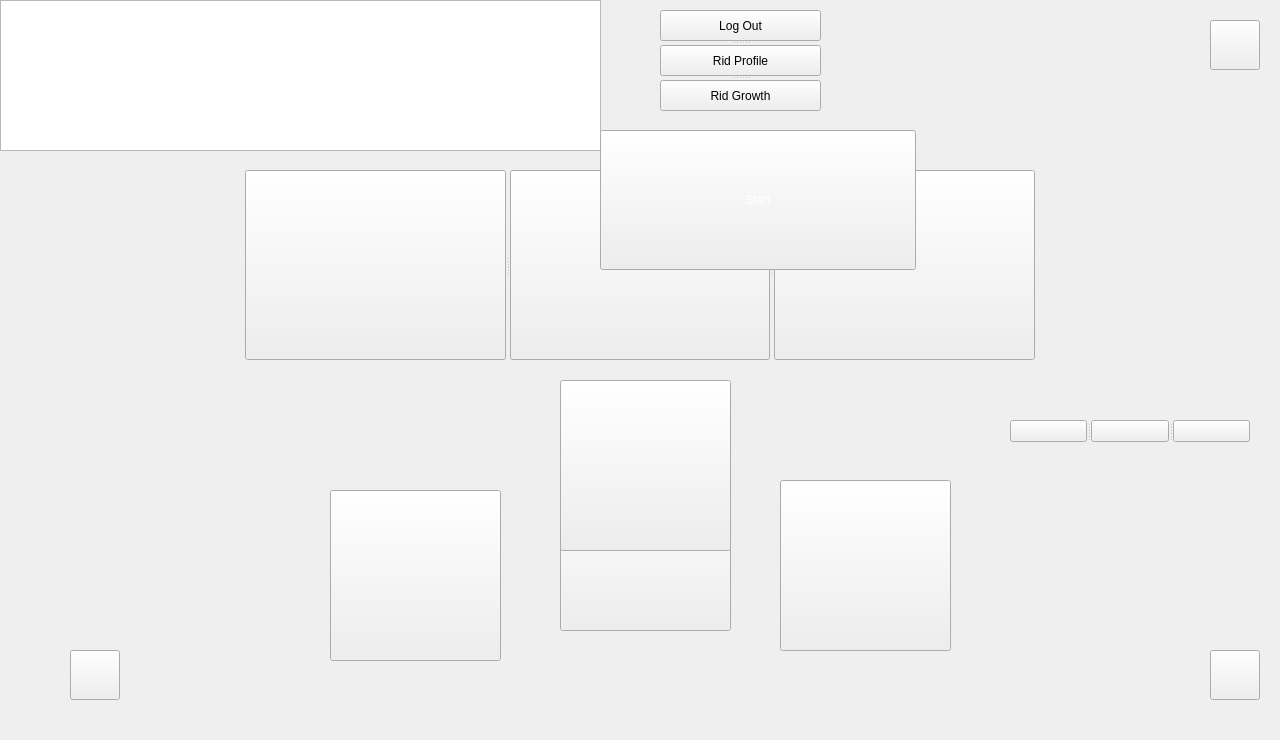
<?xml version="1.0" encoding="UTF-8"?>
<ui version="4.0">
 <class>Menu</class>
 <widget class="QWidget" name="Menu">
  <property name="geometry">
   <rect>
    <x>0</x>
    <y>0</y>
    <width>1280</width>
    <height>740</height>
   </rect>
  </property>
  <property name="windowTitle">
   <string>Form</string>
  </property>
  <widget class="QGraphicsView" name="graphicsView">
   <property name="geometry">
    <rect>
     <x>0</x>
     <y>0</y>
     <width>601</width>
     <height>151</height>
    </rect>
   </property>
  </widget>
  <widget class="QPushButton" name="howToPLay">
   <property name="geometry">
    <rect>
     <x>1210</x>
     <y>650</y>
     <width>50</width>
     <height>50</height>
    </rect>
   </property>
   <property name="styleSheet">
    <string notr="true">border-image: url(:/images/how to play.png);</string>
   </property>
   <property name="text">
    <string/>
   </property>
  </widget>
  <widget class="QPushButton" name="settings">
   <property name="geometry">
    <rect>
     <x>1210</x>
     <y>20</y>
     <width>50</width>
     <height>50</height>
    </rect>
   </property>
   <property name="styleSheet">
    <string notr="true">border-image: url(:/images/setting.png);</string>
   </property>
   <property name="text">
    <string/>
   </property>
  </widget>
  <widget class="QPushButton" name="profile">
   <property name="geometry">
    <rect>
     <x>780</x>
     <y>480</y>
     <width>171</width>
     <height>171</height>
    </rect>
   </property>
   <property name="styleSheet">
    <string notr="true">border-image: url(:/images/profile.png);</string>
   </property>
   <property name="text">
    <string/>
   </property>
  </widget>
  <widget class="QPushButton" name="top">
   <property name="geometry">
    <rect>
     <x>330</x>
     <y>490</y>
     <width>171</width>
     <height>171</height>
    </rect>
   </property>
   <property name="styleSheet">
    <string notr="true">border-image: url(:/images/top.png);</string>
   </property>
   <property name="text">
    <string/>
   </property>
  </widget>
  <widget class="QPushButton" name="back">
   <property name="geometry">
    <rect>
     <x>70</x>
     <y>650</y>
     <width>50</width>
     <height>50</height>
    </rect>
   </property>
   <property name="styleSheet">
    <string notr="true">border-image: url(:/images/back.png);</string>
   </property>
   <property name="text">
    <string/>
   </property>
  </widget>
  <widget class="QSplitter" name="levels">
   <property name="geometry">
    <rect>
     <x>245</x>
     <y>170</y>
     <width>790</width>
     <height>190</height>
    </rect>
   </property>
   <property name="orientation">
    <enum>Qt::Horizontal</enum>
   </property>
   <widget class="QPushButton" name="level1">
    <property name="styleSheet">
     <string notr="true">border-image: url(:/images/level1 b.jpg);</string>
    </property>
    <property name="text">
     <string/>
    </property>
   </widget>
   <widget class="QPushButton" name="level2">
    <property name="styleSheet">
     <string notr="true">border-image: url(:/images/level2 b.jpg);</string>
    </property>
    <property name="text">
     <string/>
    </property>
   </widget>
   <widget class="QPushButton" name="level3">
    <property name="styleSheet">
     <string notr="true">border-image: url(:/images/level3 b.jpg);</string>
    </property>
    <property name="text">
     <string/>
    </property>
   </widget>
  </widget>
  <widget class="QPushButton" name="play_2">
   <property name="geometry">
    <rect>
     <x>560</x>
     <y>480</y>
     <width>171</width>
     <height>151</height>
    </rect>
   </property>
   <property name="styleSheet">
    <string notr="true">border-image: url(:/images/play.png);</string>
   </property>
   <property name="text">
    <string/>
   </property>
  </widget>
  <widget class="QPushButton" name="play">
   <property name="geometry">
    <rect>
     <x>560</x>
     <y>380</y>
     <width>171</width>
     <height>171</height>
    </rect>
   </property>
   <property name="styleSheet">
    <string notr="true">border-image: url(:/images/play.png);</string>
   </property>
   <property name="text">
    <string/>
   </property>
  </widget>
  <widget class="QSplitter" name="splitter">
   <property name="geometry">
    <rect>
     <x>660</x>
     <y>10</y>
     <width>161</width>
     <height>101</height>
    </rect>
   </property>
   <property name="orientation">
    <enum>Qt::Vertical</enum>
   </property>
   <widget class="QPushButton" name="logOut">
    <property name="styleSheet">
     <string notr="true">border-image: url(:/images/log out.png);
font: 15pt &quot;MV Boli&quot;;</string>
    </property>
    <property name="text">
     <string>Log Out</string>
    </property>
   </widget>
   <widget class="QPushButton" name="deleteProfile">
    <property name="styleSheet">
     <string notr="true">border-image: url(:/images/delete profile.png);
font: 15pt &quot;MV Boli&quot;;</string>
    </property>
    <property name="text">
     <string>Rid Profile</string>
    </property>
   </widget>
   <widget class="QPushButton" name="deleteProgress">
    <property name="styleSheet">
     <string notr="true">border-image: url(:/images/delete progress.png);
font: 15pt &quot;MV Boli&quot;;</string>
    </property>
    <property name="text">
     <string>Rid Growth</string>
    </property>
   </widget>
  </widget>
  <widget class="QPushButton" name="start">
   <property name="geometry">
    <rect>
     <x>600</x>
     <y>130</y>
     <width>316</width>
     <height>140</height>
    </rect>
   </property>
   <property name="styleSheet">
    <string notr="true">border-image: url(:/images/continue.png);
color: rgb(255, 255, 255);
font: 20pt &quot;MV Boli&quot;;</string>
   </property>
   <property name="text">
    <string>Start</string>
   </property>
  </widget>
  <widget class="QSplitter" name="characteres">
   <property name="geometry">
    <rect>
     <x>1010</x>
     <y>420</y>
     <width>240</width>
     <height>22</height>
    </rect>
   </property>
   <property name="orientation">
    <enum>Qt::Horizontal</enum>
   </property>
   <widget class="QPushButton" name="character1">
    <property name="styleSheet">
     <string notr="true">background-image: url(:/images/character 1.png);

</string>
    </property>
    <property name="text">
     <string/>
    </property>
   </widget>
   <widget class="QPushButton" name="character2">
    <property name="styleSheet">
     <string notr="true">background-image: url(:/images/character 2.png);</string>
    </property>
    <property name="text">
     <string/>
    </property>
   </widget>
   <widget class="QPushButton" name="character3">
    <property name="styleSheet">
     <string notr="true">background-image: url(:/images/character 3.png);</string>
    </property>
    <property name="text">
     <string/>
    </property>
   </widget>
  </widget>
 </widget>
 <resources/>
 <connections/>
</ui>
